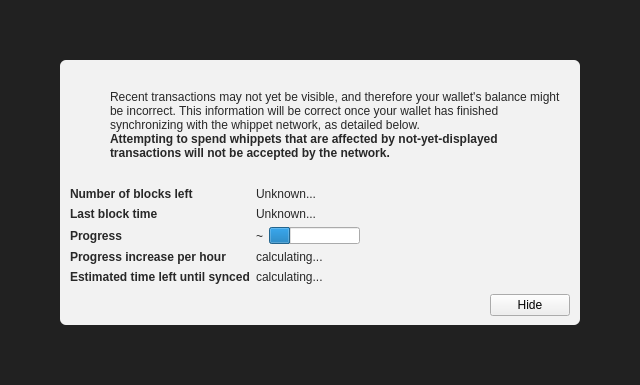
<?xml version="1.0" encoding="UTF-8"?>
<ui version="4.0">
 <class>ModalOverlay</class>
 <widget class="ModalOverlay" name="ModalOverlay">
  <property name="geometry">
   <rect>
    <x>0</x>
    <y>0</y>
    <width>640</width>
    <height>385</height>
   </rect>
  </property>
  <property name="windowTitle">
   <string>Form</string>
  </property>
  <layout class="QVBoxLayout" name="verticalLayout" stretch="0">
   <property name="sizeConstraint">
    <enum>QLayout::SetDefaultConstraint</enum>
   </property>
   <property name="leftMargin">
    <number>0</number>
   </property>
   <property name="topMargin">
    <number>0</number>
   </property>
   <property name="rightMargin">
    <number>0</number>
   </property>
   <property name="bottomMargin">
    <number>0</number>
   </property>
   <item>
    <widget class="QWidget" name="bgWidget" native="true">
     <property name="styleSheet">
      <string notr="true">#bgWidget { background: rgba(0,0,0,220); }</string>
     </property>
     <layout class="QVBoxLayout" name="verticalLayoutMain" stretch="1">
      <property name="leftMargin">
       <number>60</number>
      </property>
      <property name="topMargin">
       <number>60</number>
      </property>
      <property name="rightMargin">
       <number>60</number>
      </property>
      <property name="bottomMargin">
       <number>60</number>
      </property>
      <item>
       <widget class="QWidget" name="contentWidget" native="true">
        <property name="styleSheet">
         <string notr="true">#contentWidget { background: rgba(255,255,255,240); border-radius: 6px; }

QLabel { color: rgb(40,40,40);  }</string>
        </property>
        <layout class="QVBoxLayout" name="verticalLayoutSub" stretch="1,0,0,0">
         <property name="spacing">
          <number>0</number>
         </property>
         <property name="leftMargin">
          <number>10</number>
         </property>
         <property name="topMargin">
          <number>10</number>
         </property>
         <property name="rightMargin">
          <number>10</number>
         </property>
         <property name="bottomMargin">
          <number>10</number>
         </property>
         <item>
          <layout class="QHBoxLayout" name="horizontalLayoutIconText" stretch="0,1">
           <property name="topMargin">
            <number>20</number>
           </property>
           <item>
            <layout class="QVBoxLayout" name="verticalLayoutIcon">
             <property name="leftMargin">
              <number>0</number>
             </property>
             <item>
              <widget class="QPushButton" name="warningIcon">
               <property name="enabled">
                <bool>false</bool>
               </property>
               <property name="text">
                <string/>
               </property>
               <property name="icon">
                <iconset>
                 <normaloff>:/icons/warning</normaloff>
                 <disabledoff>:/icons/warning</disabledoff>:/icons/warning</iconset>
               </property>
               <property name="iconSize">
                <size>
                 <width>48</width>
                 <height>48</height>
                </size>
               </property>
               <property name="flat">
                <bool>true</bool>
               </property>
              </widget>
             </item>
             <item>
              <spacer name="verticalSpacerWarningIcon">
               <property name="orientation">
                <enum>Qt::Vertical</enum>
               </property>
               <property name="sizeHint" stdset="0">
                <size>
                 <width>20</width>
                 <height>40</height>
                </size>
               </property>
              </spacer>
             </item>
            </layout>
           </item>
           <item>
            <layout class="QVBoxLayout" name="verticalLayoutInfoText">
             <property name="leftMargin">
              <number>0</number>
             </property>
             <property name="topMargin">
              <number>0</number>
             </property>
             <item>
              <widget class="QLabel" name="infoText">
               <property name="text">
                <string>Recent transactions may not yet be visible, and therefore your wallet's balance might be incorrect. This information will be correct once your wallet has finished synchronizing with the whippet network, as detailed below.</string>
               </property>
               <property name="textFormat">
                <enum>Qt::RichText</enum>
               </property>
               <property name="wordWrap">
                <bool>true</bool>
               </property>
              </widget>
             </item>
             <item>
              <widget class="QLabel" name="infoTextStrong">
               <property name="font">
                <font>
                 <weight>75</weight>
                 <bold>true</bold>
                </font>
               </property>
               <property name="text">
                <string>Attempting to spend whippets that are affected by not-yet-displayed transactions will not be accepted by the network.</string>
               </property>
               <property name="textFormat">
                <enum>Qt::RichText</enum>
               </property>
               <property name="wordWrap">
                <bool>true</bool>
               </property>
              </widget>
             </item>
             <item>
              <spacer name="verticalSpacerInTextSpace">
               <property name="orientation">
                <enum>Qt::Vertical</enum>
               </property>
               <property name="sizeHint" stdset="0">
                <size>
                 <width>20</width>
                 <height>40</height>
                </size>
               </property>
              </spacer>
             </item>
            </layout>
           </item>
          </layout>
         </item>
         <item>
          <spacer name="verticalSpacerAfterText">
           <property name="orientation">
            <enum>Qt::Vertical</enum>
           </property>
           <property name="sizeHint" stdset="0">
            <size>
             <width>20</width>
             <height>40</height>
            </size>
           </property>
          </spacer>
         </item>
         <item>
          <layout class="QFormLayout" name="formLayout">
           <property name="fieldGrowthPolicy">
            <enum>QFormLayout::FieldsStayAtSizeHint</enum>
           </property>
           <property name="horizontalSpacing">
            <number>6</number>
           </property>
           <property name="verticalSpacing">
            <number>6</number>
           </property>
           <property name="topMargin">
            <number>10</number>
           </property>
           <item row="0" column="0">
            <widget class="QLabel" name="labelNumberOfBlocksLeft">
             <property name="font">
              <font>
               <weight>75</weight>
               <bold>true</bold>
              </font>
             </property>
             <property name="text">
              <string>Number of blocks left</string>
             </property>
            </widget>
           </item>
           <item row="0" column="1">
            <widget class="QLabel" name="numberOfBlocksLeft">
             <property name="text">
              <string>Unknown...</string>
             </property>
            </widget>
           </item>
           <item row="1" column="0">
            <widget class="QLabel" name="labelLastBlockTime">
             <property name="font">
              <font>
               <weight>75</weight>
               <bold>true</bold>
              </font>
             </property>
             <property name="text">
              <string>Last block time</string>
             </property>
            </widget>
           </item>
           <item row="1" column="1">
            <widget class="QLabel" name="newestBlockDate">
             <property name="sizePolicy">
              <sizepolicy hsizetype="Maximum" vsizetype="Preferred">
               <horstretch>0</horstretch>
               <verstretch>0</verstretch>
              </sizepolicy>
             </property>
             <property name="text">
              <string>Unknown...</string>
             </property>
            </widget>
           </item>
           <item row="2" column="0">
            <widget class="QLabel" name="labelSyncDone">
             <property name="font">
              <font>
               <weight>75</weight>
               <bold>true</bold>
              </font>
             </property>
             <property name="text">
              <string>Progress</string>
             </property>
            </widget>
           </item>
           <item row="2" column="1">
            <layout class="QHBoxLayout" name="horizontalLayoutSync" stretch="0,1">
             <item>
              <widget class="QLabel" name="percentageProgress">
               <property name="text">
                <string notr="true">~</string>
               </property>
              </widget>
             </item>
             <item>
              <widget class="QProgressBar" name="progressBar">
               <property name="value">
                <number>24</number>
               </property>
               <property name="format">
                <string/>
               </property>
              </widget>
             </item>
            </layout>
           </item>
           <item row="4" column="0">
            <widget class="QLabel" name="labelProgressIncrease">
             <property name="font">
              <font>
               <weight>75</weight>
               <bold>true</bold>
              </font>
             </property>
             <property name="text">
              <string>Progress increase per hour</string>
             </property>
            </widget>
           </item>
           <item row="4" column="1">
            <widget class="QLabel" name="progressIncreasePerH">
             <property name="text">
              <string>calculating...</string>
             </property>
            </widget>
           </item>
           <item row="5" column="0">
            <widget class="QLabel" name="labelEstimatedTimeLeft">
             <property name="font">
              <font>
               <weight>75</weight>
               <bold>true</bold>
              </font>
             </property>
             <property name="text">
              <string>Estimated time left until synced</string>
             </property>
            </widget>
           </item>
           <item row="5" column="1">
            <widget class="QLabel" name="expectedTimeLeft">
             <property name="text">
              <string>calculating...</string>
             </property>
            </widget>
           </item>
          </layout>
         </item>
         <item>
          <layout class="QHBoxLayout" name="horizontalLayoutButtons">
           <property name="leftMargin">
            <number>10</number>
           </property>
           <property name="topMargin">
            <number>10</number>
           </property>
           <item>
            <spacer name="horizontalSpacer">
             <property name="orientation">
              <enum>Qt::Horizontal</enum>
             </property>
             <property name="sizeHint" stdset="0">
              <size>
               <width>40</width>
               <height>20</height>
              </size>
             </property>
            </spacer>
           </item>
           <item>
            <widget class="QPushButton" name="closeButton">
             <property name="text">
              <string>Hide</string>
             </property>
            </widget>
           </item>
          </layout>
         </item>
        </layout>
       </widget>
      </item>
     </layout>
    </widget>
   </item>
  </layout>
 </widget>
 <customwidgets>
  <customwidget>
   <class>ModalOverlay</class>
   <extends>QWidget</extends>
   <header>modaloverlay.h</header>
   <container>1</container>
  </customwidget>
 </customwidgets>
 <resources/>
 <connections/>
</ui>
